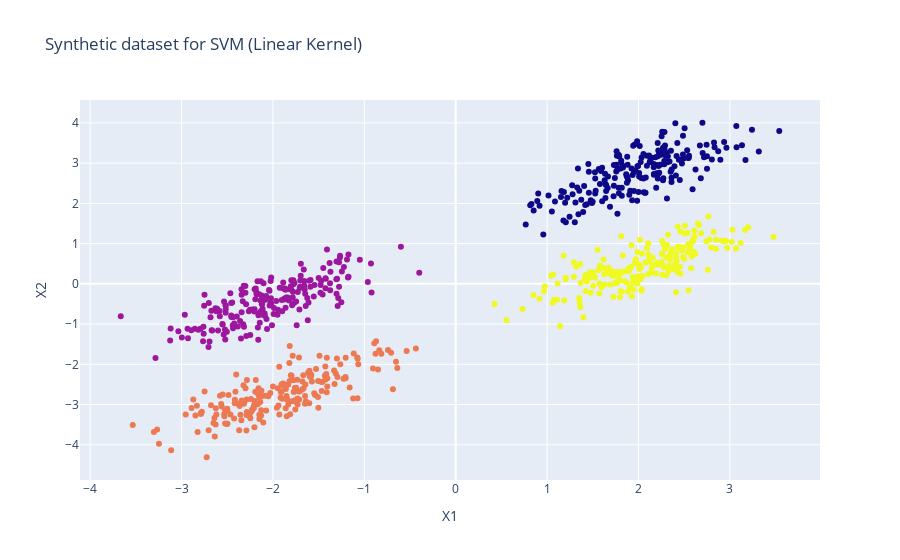

Notebook code for this chart:
### Code cell
X, y = synthetic_dataset_svm(n_samples=200, correlation=0.8)
correlation = np.corrcoef(X[:,0], X[:,1])[0,1]
print("Correlation:", correlation)
draw_plot(X,y,"Synthetic dataset for SVM (Linear Kernel)")

### Figure 1 — Plotly figure (JSON) as saved in the notebook; plotly's stock layout.template omitted (floating-point values rounded to 4 significant figures; data arrays with more than 128 entries replaced by an {"elided": "..."} marker saying what was removed)
{"data": [{"marker": {"color": {"elided": "800 int values"}}, "mode": "markers", "type": "scatter", "x": {"elided": "800 float values"}, "y": {"elided": "800 float values"}}], "layout": {"showlegend": false, "title": {"text": "Synthetic dataset for SVM (Linear Kernel)"}, "xaxis": {"title": {"text": "X1"}}, "yaxis": {"title": {"text": "X2"}}}}
